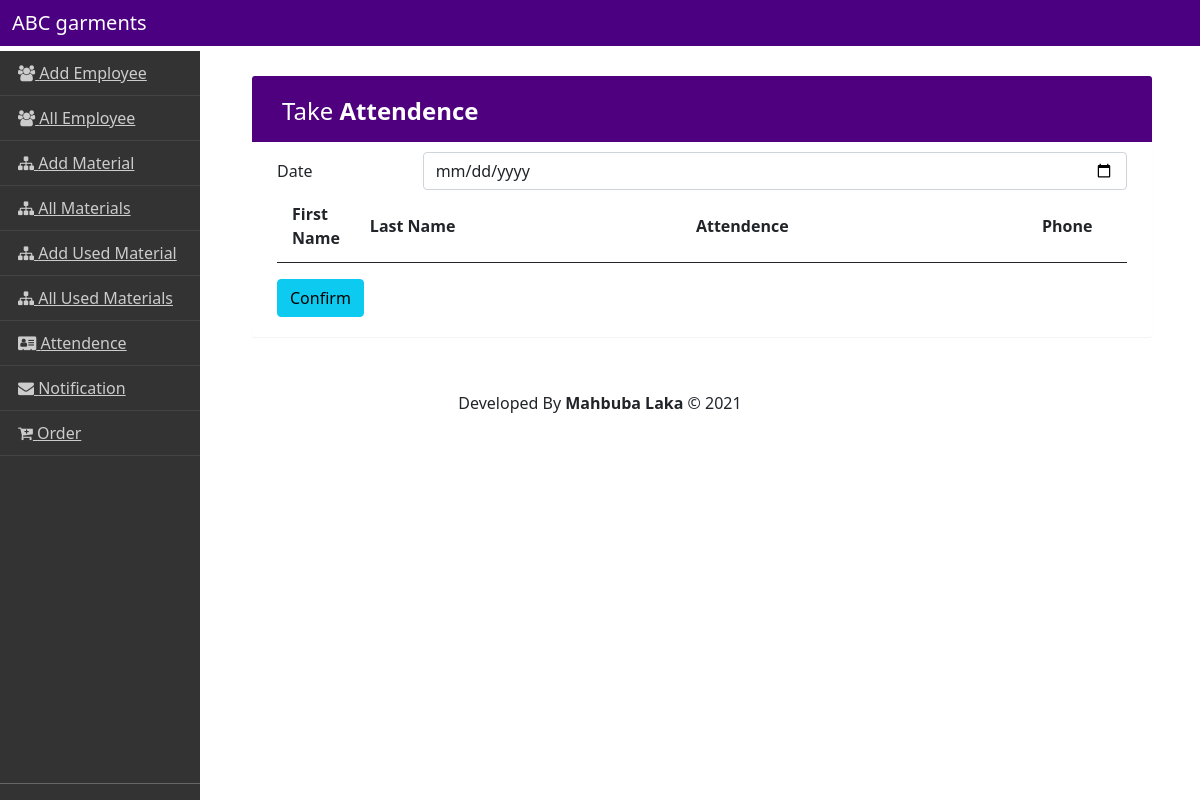
Before: /garments/take_attendence/ (signed in) with the older database file.
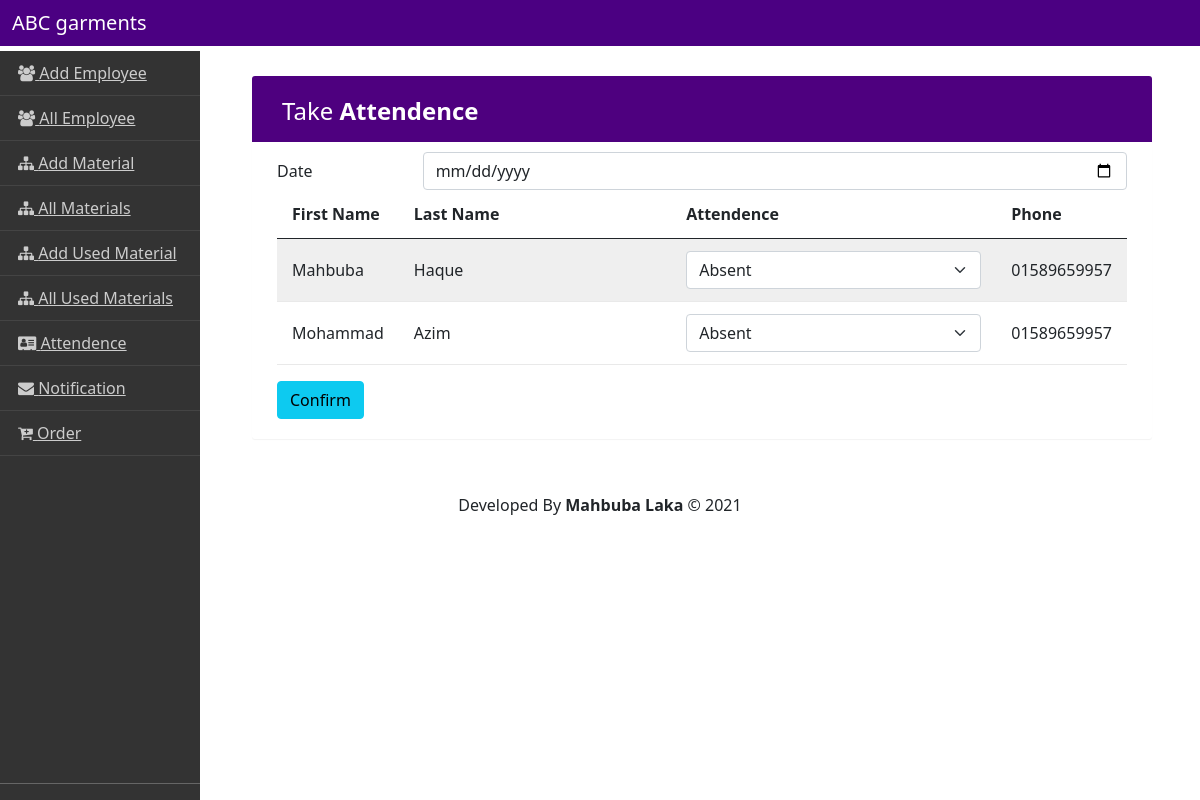
After: the same page with the newer database file.
### abc_garments/models.py (models this page shows, shortened)
class Employee(models.Model):
    first_name=models.CharField(max_length=255)
    last_name=models.CharField(max_length=255)
    salary=models.IntegerField()
    phone=models.CharField(max_length=20)
    supervisor=models.ForeignKey(User,on_delete=models.CASCADE)

### abc_garments/views.py (the view)
# urls.py: path('take_attendence/',takeAttendence,name='take_attendence'),
@login_required
def takeAttendence(request):
    context={}
    employees=Employee.objects.all()
    context['employees']=employees
    if request.method=="POST":
        attendence_date=request.POST["attendence_date"]
        attend=Attendance.objects.filter(attendence_date=attendence_date)
        if len(attend):
            messages.success(request,"Attendance already taken in this date")
            return redirect('take_attendence')
        for i in range(len(employees)):
            present=request.POST["is_present-{}".format(employees[i].id)]
            Attendance.objects.create(employee=employees[i],is_present=bool(present),attendence_date=attendence_date)
        messages.success(request,"Attendence of date {} taken Successfully".format(attendence_date))
        return redirect('profile',id=request.user.id)
    else:
        return render(request,'admin/take_attendence.html',context)

### templates/admin/take_attendence.html (shortened to what this page needs)
{% extends 'admin/base_admin.html' %}
{% load static %}
{% block CSS %}
<link rel="stylesheet" href="{% static 'custom/css/datatable.css' %}">
{% endblock CSS%}
{% block content %}
<div class="container">
    <div class="container">
        <div class="table-wrapper">
            <div class="table-title">
                <div class="row">
                    <div class="col-sm-6">
                        <h2>Take <b>Attendence</b></h2>
                    </div>
                </div>
            </div>
            <form class="form-group" method="post">
                <div class="form-group row">
                    <label for="example-date-input" class="col-2 col-form-label">Date</label>
                    <div class="col-10">
                    <input class="form-control" type="date" name="attendence_date" required>
                    </div>
                </div>
                <table class="table table-striped table-hover">
                    <thead>
                        <tr>
                            <th>First Name</th>
                            <th>Last Name</th>
                            <th>Attendence</th>
                            <th>Phone</th>
                        </tr>
                    </thead>
                    <tbody>
                        {% for employee in employees %}
                        <tr>
                            <td>{{employee.first_name}}</td>
                            <td>{{employee.last_name}}</td>
                            <td>
                                <select class="form-select form-control" name="is_present-{{employee.id}}" aria-label="Default select example">
                                    <option value="0">Absent</option>
                                </select>
                            </td>
                            <td>{{employee.phone}}</td>
                        </tr>
                        {% endfor %}
                    </tbody>
                </table>
                <button class="btn btn-info">Confirm</button>
            </form>
        </div>
    </div>
</div>
{% endblock %}

Changed rows visible on the page:
added Employee: first_name "Mahbuba", last_name "Haque", id "Absent", phone "01589659957"
added Employee: first_name "Mohammad", last_name "Azim", id "Absent", phone "01589659957"
